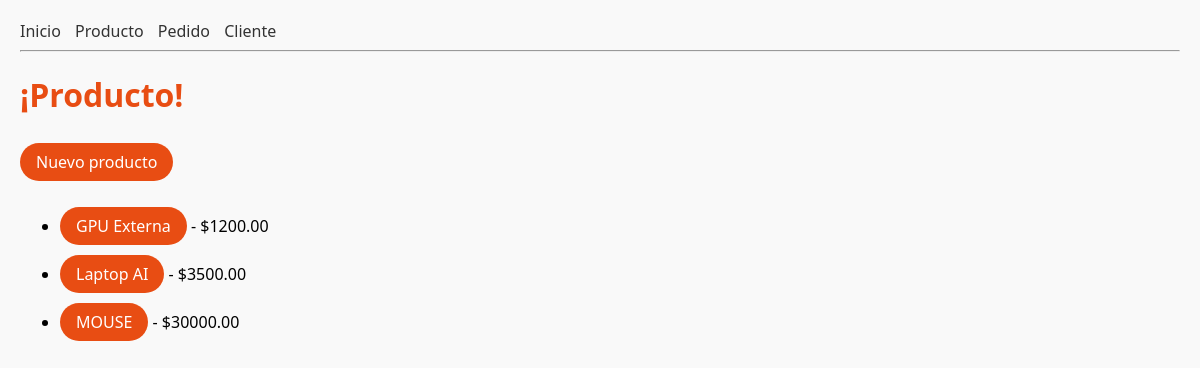
/productos/, run on an earlier commit of the app's database.
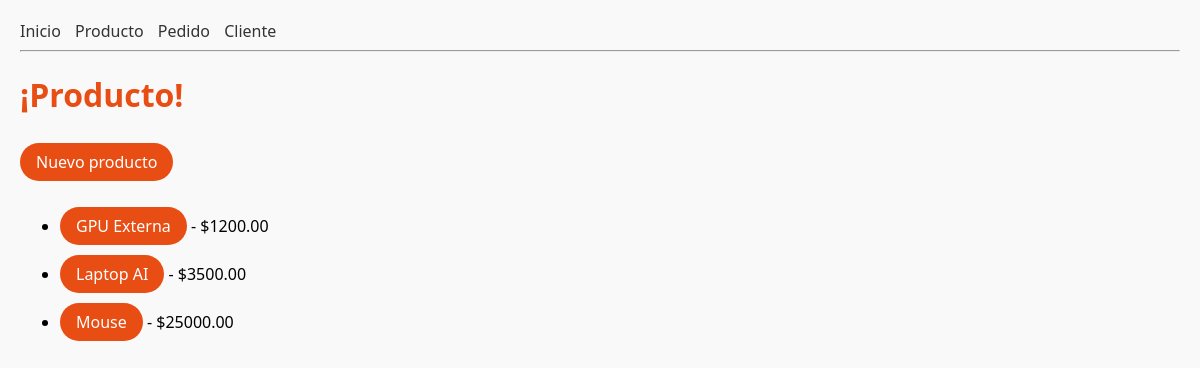
And on a later commit of the database.
### tienda/models.py (models this page shows, shortened)
class Producto(models.Model):
    nombre = models.CharField(max_length=100)
    descripcion = models.TextField()
    precio = models.DecimalField(max_digits=8, decimal_places=2)
    creado_en = models.DateTimeField(auto_now_add=True)

### tienda/views.py (the view)
# urls.py: path("productos/", views.lista_productos, name="lista_productos"),
def lista_productos(request):
    productos = Producto.objects.all().order_by("nombre")
    return render(request, "tienda/lista_productos.html", {"productos": productos})

### tienda/templates/tienda/lista_productos.html (shortened to what this page needs)
{% extends "tienda/base.html" %}
{% block content %}
<h1>¡Producto!</h1>
<p>
<a href="{% url 'tienda:crear_producto' %}"class="btn primary"> Nuevo producto</a>
</p>
<ul>
    {% for p in productos %}
    <li>
        <a href="{% url 'tienda:detalle_producto' p.pk %}"class="btn primary">{{p.nombre}}</a>
        - ${{ p.precio|floatformat:2 }}
    </li>
    {%endfor%}
</ul>
{% endblock %}

What changed in the data, as far as the page shows it:
removed Producto: nombre "MOUSE", precio "30000.00"
added Producto: nombre "Mouse", precio "25000.00"
